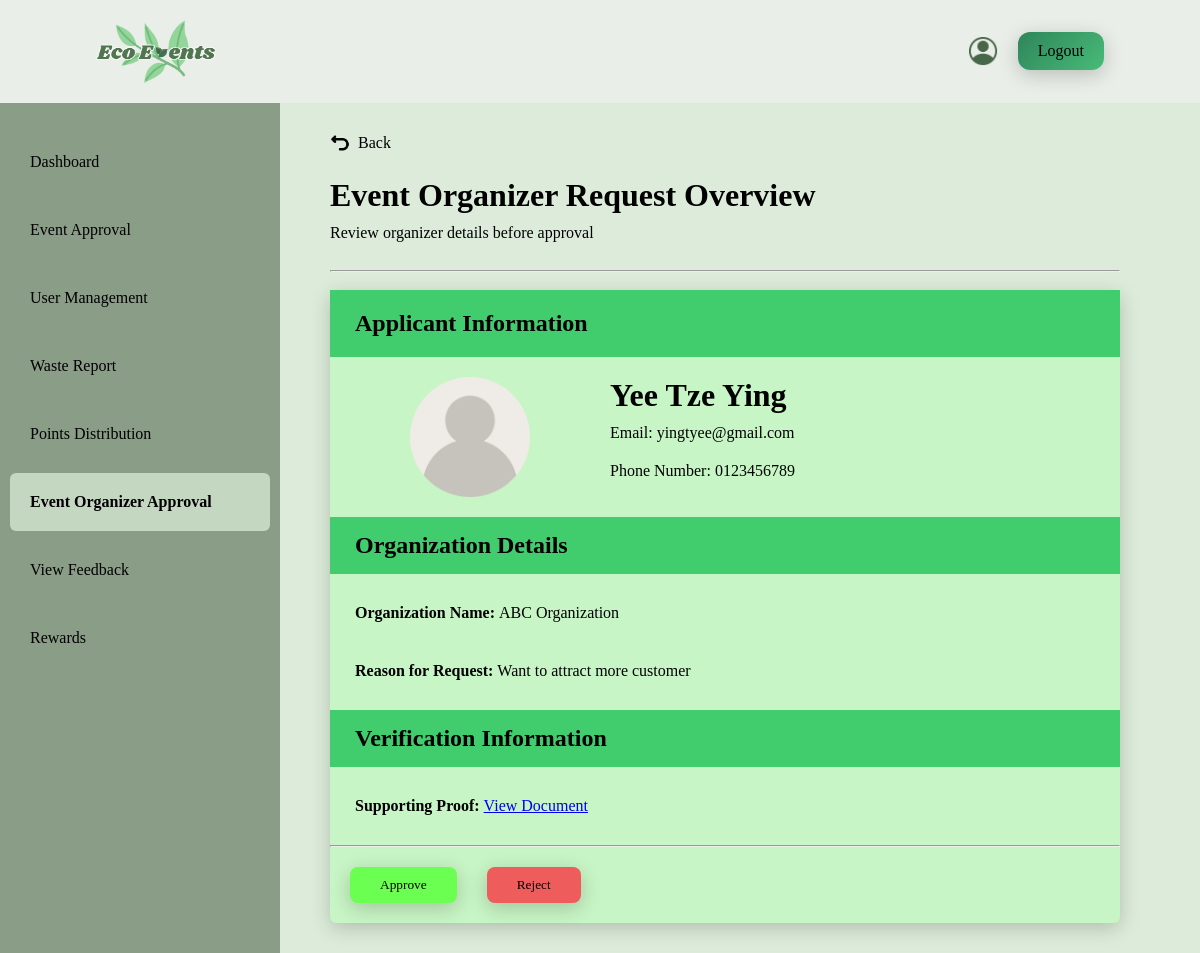
Page /Admin/OrganizerApproval2.php?email=yingtyee@gmail.com on the committed database.
### tables this page shows
CREATE TABLE `user` (
  `user_id` int(11) NOT NULL,
  `user_fullname` varchar(255) NOT NULL,
  `user_email` varchar(255) NOT NULL,
  `user_username` varchar(255) NOT NULL,
  `user_phoneNumber` varchar(50) NOT NULL,
  `user_password` varchar(255) NOT NULL,
  `user_profilePicture` varchar(255) DEFAULT NULL,
  `user_role` varchar(20) NOT NULL,
  `user_point` int(11) NOT NULL,
  `user_organization` varchar(255) DEFAULT NULL,
  `user_reason` varchar(255) DEFAULT NULL,
  `user_document` varchar(255) DEFAULT NULL,
  `user_status` varchar(255) NOT NULL,
  `user_registerDate` datetime NOT NULL DEFAULT current_timestamp()
);

### Admin/OrganizerApproval2.php (the view, shortened to what this page needs)
<?php
    include "conn.php";
    $organizerEmail = $_GET['email'];
    $sql = "SELECT * FROM user WHERE user_email = '$organizerEmail' AND user_role = 'Event Organizer'";
    $result = mysqli_query($dbConn, $sql);
    if($result && mysqli_num_rows($result) == 1) {
        $User = mysqli_fetch_assoc($result);
    } else {
        header("Location: OrganizerApproval.php");
        exit();
    }
?>
<!DOCTYPE html>
<html lang="en">
<head>
    <link rel="stylesheet" href="reset.css">
</head>
<body>
    <div class = "topBar">
        <img class = "logo" src="logo.png" alt="Website Logo">
        <div class = "rightSide">
            <a href="Profile.php">
                <img class = "profile" src="profile.png" alt="Profile icon">
            </a>
            <a class = "logout" href="logout.php">Logout</a>
        </div>
    </div>
    <div class = "container">
        <aside class = "sideBar">
            <a href = "dashboard.php">Dashboard</a>
            <a href="eventApproval.php">Event Approval</a>
            <a href="userManagement.php">User Management</a>
            <a href="wasteReport.php">Waste Report</a>
            <a href="PointsDistribution.php">Points Distribution</a>
            <a class = "organizerApproval" href="OrganizerApproval.php">Event Organizer Approval</a>
            <a href="ViewFeedback.php">View Feedback</a>
            <a href="redeemRewards.php">Rewards</a>
        </aside>
        <div class = "firstContent">
            <div class = "backContent">
                <a href="OrganizerApproval.php">
                    <img class = "backIcon" src="turn-back.png" alt="Back icon"><span>Back</span>
                </a>
            </div>
            <h1>Event Organizer Request Overview</h1>
            <p>Review organizer details before approval</p>
            <br>
            <hr>
            <br>
            <div class = "requestOverview">
                <div class = "firstHeader">
                    <h2>Applicant Information</h2>
                </div>
                <div class = "applicantInfo">
                    <img src="<?php echo $User['user_profilePicture']; ?>" alt="Profile picture">
                    <div class = "info">
                        <h1><?php echo $User['user_fullname']; ?></h1>
                        <p>Email: <?php echo $User['user_email']; ?></p>
                        <p>Phone Number: <?php echo $User['user_phoneNumber']; ?></p>
                    </div>
                </div>
                <div class = "secondHeader">
                    <h2>Organization Details</h2>
                </div>
                <div class = "organizationInfo">
                    <p><strong>Organization Name: </strong><?php echo $User['user_organization']; ?></p>
                    <p><strong>Reason for Request: </strong><?php echo $User['user_reason']; ?></p>
                </div>
                <div class = "thirdHeader">
                    <h2>Verification Information</h2>
                </div>
                <?php
                    $documentPath = !empty($User['user_document']) ? "../uploads/" . $User['user_document'] : "#";
                ?>
                <div class = "verificationInfo">
                    <p>
                        <strong>Supporting Proof: </strong>
                        <a href="<?php echo $documentPath; ?>" target="_blank">View Document</a>
                    </p>
                </div>
                <hr>
                <form class="reviewActions" method="POST" action="processOrganizer.php">
                    <button class="approveButton" name="action" value="approve">Approve</button>
                    <button class="rejectButton" name="action" value="reject">Reject</button>
                </form>
            </div>
        </div>
</body>
</html>

### rows in the picture
user: user_profilePicture (placeholder picture), user_fullname "Yee Tze Ying", user_email "yingtyee@gmail.com", user_phoneNumber "0123456789", user_organization "ABC Organization", user_reason "Want to attract more customer"
